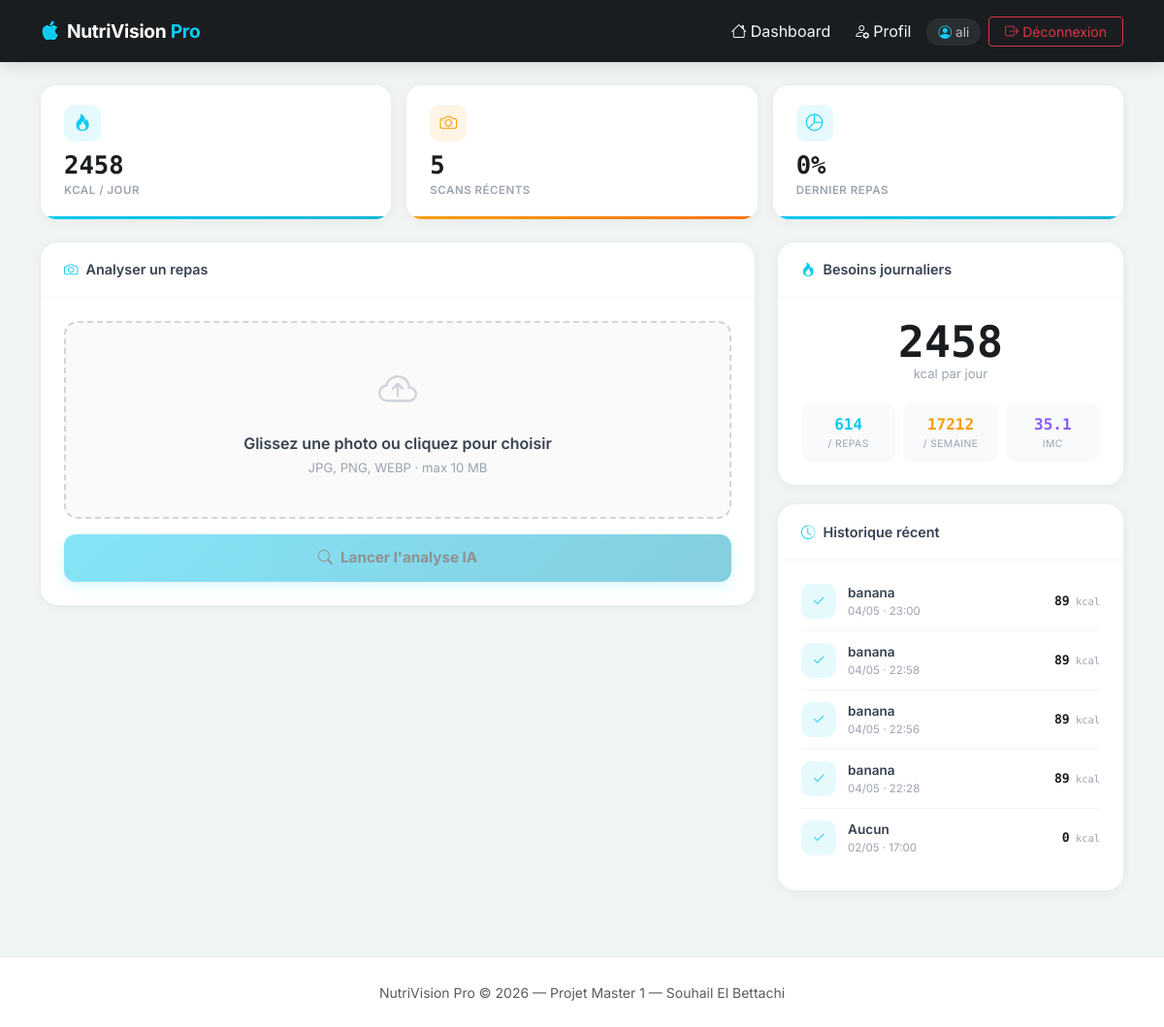
Screenshot of / (signed in) with the database file from the repository.
### app/models.py (models this page shows, shortened)
class User(UserMixin, db.Model):
    id = db.Column(db.Integer, primary_key=True)
    username = db.Column(db.String(80), unique=True, nullable=False)
    password_hash = db.Column(db.String(256), nullable=False)
    age = db.Column(db.Integer)
    poids = db.Column(db.Float)
    taille = db.Column(db.Float)
    sexe = db.Column(db.String(10))
    maladies = db.Column(db.Text, default="")
    allergies = db.Column(db.Text, default="")
    scans = db.relationship('Scan', backref='owner', lazy='select', cascade="all, delete-orphan")
    def get_besoins_caloriques(self):
        if not self.poids or not self.taille or not self.age:
            return 2200
        if self.sexe == 'H':
            return (13.397 * self.poids) + (4.799 * self.taille) - (5.677 * self.age) + 88.362
        return (9.247 * self.poids) + (3.098 * self.taille) - (4.330 * self.age) + 447.593
    def profile_complete(self):
        return all([self.age, self.poids, self.taille, self.sexe])

class Scan(db.Model):
    id = db.Column(db.Integer, primary_key=True)
    image_url = db.Column(db.String(200))
    food_list = db.Column(db.Text)
    total_calories = db.Column(db.Float, default=0.0)
    timestamp = db.Column(db.DateTime, default=datetime.utcnow, index=True)
    user_id = db.Column(db.Integer, db.ForeignKey('user.id'), nullable=False)
    alerts = db.Column(db.Text)
    def get_alerts_list(self):
        if not self.alerts:
            return []
        return self.alerts.split('|')

### app/routes.py (the view, shortened to what this page needs)
@bp.route('/', methods=['GET', 'POST'])
@login_required
def index():
    results         = []
    alerts          = []
    comparison      = {}
    recommendations = []
    image_url       = None
    total_calories  = 0
    history = (
        Scan.query
        .filter_by(user_id=current_user.id)
        .order_by(Scan.timestamp.desc())
        .limit(5)
        .all()
    )
    return render_template(
        "index.html",
        results         = results,
        alerts          = alerts,
        comparison      = comparison,
        recommendations = recommendations,
        history         = history,
        image_url       = image_url,
        total_calories  = total_calories,
    )

### app/templates/index.html (shortened to what this page needs)
{% extends "base.html" %}
{% block content %}
{% set bmr      = current_user.get_besoins_caloriques() %}
{% set meal_pct = ((total_calories / bmr * 100) | round(1)) if total_calories else 0 %}
<div class="stat-grid">
  <div class="stat-card teal" style="animation-delay:.05s">
    <div class="sc-icon"><i class="bi bi-fire"></i></div>
    <div class="sc-value">{{ bmr | int }}</div>
    <div class="sc-label">kcal / jour</div>
  </div>
  <div class="stat-card amber" style="animation-delay:.1s">
    <div class="sc-icon"><i class="bi bi-camera"></i></div>
    <div class="sc-value">{{ history | length }}</div>
    <div class="sc-label">Scans récents</div>
  </div>
  <div class="stat-card {{ 'rose' if meal_pct > 50 else 'teal' }}" style="animation-delay:.15s">
    <div class="sc-icon"><i class="bi bi-pie-chart"></i></div>
    <div class="sc-value">{{ meal_pct | int }}%</div>
    <div class="sc-label">Dernier repas</div>
  </div>
</div>
<div class="row g-4">
  <div class="col-lg-8">
    <div class="dash-card" style="animation-delay:.1s">
      <div class="dash-card-header"><i class="bi bi-camera text-info"></i> Analyser un repas</div>
      <div class="dash-card-body">
        <form id="upload-form" method="POST" action="{{ url_for('main.index') }}" enctype="multipart/form-data">
          <div class="upload-zone" id="upload-zone">
            <div class="uz-icon"><i class="bi bi-cloud-arrow-up"></i></div>
            <div class="uz-title">Glissez une photo ou cliquez pour choisir</div>
            <div class="uz-sub">JPG, PNG, WEBP · max 10 MB</div>
          </div>
          <button type="submit" class="btn btn-analyze mt-3" id="btn-analyze" disabled>
            <i class="bi bi-search me-2"></i>Lancer l'analyse IA
          </button>
        </form>
      </div>
    </div>
  </div>
  <div class="col-lg-4">
    <div class="dash-card" style="animation-delay:.2s">
      <div class="dash-card-header"><i class="bi bi-fire text-info"></i> Besoins journaliers</div>
      <div class="dash-card-body text-center">
        <div style="font-size:2.8rem;font-weight:800;color:#1a1d20;font-family:'DM Mono',monospace;line-height:1">
          {{ bmr|int }}
        </div>
        <div style="font-size:.82rem;color:#9ca3af;margin-bottom:1.25rem">kcal par jour</div>
        <div class="row g-2">
          <div class="col-4">
            <div style="background:#f8fafc;border-radius:10px;padding:.65rem .3rem">
              <div style="font-size:1rem;font-weight:700;font-family:'DM Mono',monospace;color:#0dcaf0">
                {{ (bmr/4)|int }}
              </div>
              <div style="font-size:.65rem;color:#9ca3af;text-transform:uppercase;letter-spacing:.4px">/ repas</div>
            </div>
          </div>
          <div class="col-4">
            <div style="background:#f8fafc;border-radius:10px;padding:.65rem .3rem">
              <div style="font-size:1rem;font-weight:700;font-family:'DM Mono',monospace;color:#f59e0b">
                {{ (bmr*7)|int }}
              </div>
              <div style="font-size:.65rem;color:#9ca3af;text-transform:uppercase;letter-spacing:.4px">/ semaine</div>
            </div>
          </div>
          <div class="col-4">
            <div style="background:#f8fafc;border-radius:10px;padding:.65rem .3rem">
              {% if current_user.poids and current_user.taille %}
              <div style="font-size:1rem;font-weight:700;font-family:'DM Mono',monospace;color:#8b5cf6">
                {{ (current_user.poids / ((current_user.taille / 100) ** 2)) | round(1) }}
              </div>
              {% else %}
              <div style="font-size:1rem;font-weight:700;color:#d1d5db">—</div>
              {% endif %}
              <div style="font-size:.65rem;color:#9ca3af;text-transform:uppercase;letter-spacing:.4px">IMC</div>
            </div>
          </div>
        </div>
      </div>
    </div>
    <div class="dash-card" style="animation-delay:.25s">
      <div class="dash-card-header"><i class="bi bi-clock-history text-info"></i> Historique récent</div>
      <div class="dash-card-body" style="padding-top:.75rem">
        {% if history %}
          {% for scan in history %}
          {% set has_alerts = scan.get_alerts_list()|length > 0 %}
          <div class="history-item">
            <div class="history-dot {{ 'warn' if has_alerts else '' }}">
              <i class="bi {{ 'bi-exclamation-triangle-fill' if has_alerts else 'bi-check2' }}"></i>
            </div>
            <div style="flex:1;overflow:hidden">
              <div class="history-food" title="{{ scan.food_list }}">{{ scan.food_list }}</div>
              <div class="history-time">{{ scan.timestamp.strftime('%d/%m · %H:%M') }}</div>
            </div>
            <div class="history-kcal">
              {{ scan.total_calories|int }}<span style="font-size:.65rem;font-weight:400;color:#9ca3af"> kcal</span>
            </div>
          </div>
          {% endfor %}
        {% endif %}
      </div>
    </div>
  </div>
</div>
{% endblock %}

### app/templates/base.html (shortened to what this page needs)
<!DOCTYPE html>
<html lang="fr">
<head>
    <link href="https://cdn.jsdelivr.net/npm/bootstrap@5.3.0/dist/css/bootstrap.min.css" rel="stylesheet">
    <link rel="stylesheet" href="https://cdn.jsdelivr.net/npm/bootstrap-icons@1.11.0/font/bootstrap-icons.css">
    <link rel="stylesheet" href="{{ url_for('static', filename='style.css') }}">
</head>
<body>
<nav class="navbar navbar-expand-lg navbar-dark mb-4">
    <div class="container">
        <a class="navbar-brand fw-bold" href="{{ url_for('main.index') }}">
            <i class="bi bi-apple text-info me-2"></i>NutriVision <span class="text-info">Pro</span>
        </a>
        <div class="collapse navbar-collapse" id="navbarNav">
            <ul class="navbar-nav ms-auto align-items-center gap-2">
                {% if current_user.is_authenticated %}
                    <li class="nav-item">
                        <a class="nav-link text-light" href="{{ url_for('main.index') }}">
                            <i class="bi bi-house me-1"></i>Dashboard
                        </a>
                    </li>
                    <li class="nav-item">
                        <a class="nav-link text-light" href="{{ url_for('main.profile') }}">
                            <i class="bi bi-person-gear me-1"></i>Profil
                        </a>
                    </li>
                    <li class="nav-item">
                        <span class="nav-username">
                            <i class="bi bi-person-circle text-info me-1"></i>{{ current_user.username }}
                        </span>
                    </li>
                    <li class="nav-item">
                        <a class="btn btn-outline-danger btn-sm px-3" href="{{ url_for('main.logout') }}">
                            <i class="bi bi-box-arrow-right me-1"></i>Déconnexion
                        </a>
                    </li>
                {% else %}
                    <li class="nav-item">
                        <a class="btn btn-outline-light btn-sm px-3" href="{{ url_for('main.login') }}">
                            <i class="bi bi-box-arrow-in-right me-1"></i>Connexion
                        </a>
                    </li>
                {% endif %}
            </ul>
        </div>
    </div>
</nav>
<div class="container mb-5">
    {% block content %}{% endblock %}
</div>
<footer class="text-center py-4 text-muted border-top bg-white">
    <div class="container">
        <small>NutriVision Pro &copy; 2026 &mdash; Projet Master 1 &mdash; Souhail El Bettachi </small>
    </div>
</footer>
</body>
</html>

### app/static/style.css (style rules this page uses)
:root { --primary: #0dcaf0; --dark-bg: #1a1d20; --card-radius: 16px; }
body { background-color: #f0f4f3; font-family: 'Inter', sans-serif; min-height: 100vh; display: flex; flex-direction: column; }
footer { margin-top: auto; }
.navbar { background: var(--dark-bg); box-shadow: 0 2px 16px rgba(0,0,0,0.15); padding: 0.75rem 0; }
.navbar-brand { font-size: 1.2rem; letter-spacing: -0.3px; }
.nav-username { font-size: 0.85rem; color: rgba(255,255,255,0.7); padding: 0.4rem 0.75rem; border-radius: 20px; background: rgba(255,255,255,0.07); }
.stat-grid { display: grid; grid-template-columns: repeat(3, 1fr); gap: 1rem; margin-bottom: 1.5rem; }
.stat-card { background: #fff; border-radius: 16px; padding: 1.25rem 1.5rem; box-shadow: 0 2px 12px rgba(0,0,0,0.05); position: relative; overflow: hidden; animation: fadeUp 0.4s ease both; }
.stat-card::after { content: ''; position: absolute; bottom: 0; left: 0; right: 0; height: 3px; }
.stat-card.teal::after { background: linear-gradient(90deg, #0dcaf0, #06b6d4); }
.stat-card.amber::after { background: linear-gradient(90deg, #f59e0b, #f97316); }
.stat-card .sc-icon { width: 38px; height: 38px; border-radius: 10px; display: flex; align-items: center; justify-content: center; font-size: 1.1rem; margin-bottom: .75rem; }
.stat-card.teal .sc-icon { background: rgba(13,202,240,.1); color: #0dcaf0; }
.stat-card.amber .sc-icon { background: rgba(245,158,11,.1); color: #f59e0b; }
.stat-card .sc-value { font-size: 1.6rem; font-weight: 700; color: #1a1d20; font-family: 'DM Mono', monospace; line-height: 1; }
.stat-card .sc-label { font-size: .72rem; font-weight: 600; color: #9ca3af; text-transform: uppercase; letter-spacing: .5px; margin-top: .3rem; }
.dash-card { background: #fff; border-radius: 18px; box-shadow: 0 2px 12px rgba(0,0,0,.05); margin-bottom: 1.25rem; overflow: hidden; animation: fadeUp .4s ease both; }
.dash-card-header { padding: 1.1rem 1.5rem; border-bottom: 1px solid #f3f4f6; display: flex; align-items: center; gap: .5rem; font-weight: 600; font-size: .9rem; color: #374151; }
.dash-card-body { padding: 1.5rem; }
.upload-zone { border: 2px dashed #d1d5db; border-radius: 14px; padding: 2.5rem 1.5rem; text-align: center; cursor: pointer; transition: all .25s; background: #fafafa; position: relative; }
.upload-zone .uz-icon { font-size: 2.5rem; color: #d1d5db; transition: color .2s; margin-bottom: .75rem; }
.upload-zone .uz-title { font-weight: 600; color: #374151; margin-bottom: .25rem; }
.upload-zone .uz-sub { font-size: .82rem; color: #9ca3af; }
.btn-analyze { background: linear-gradient(135deg, #0dcaf0, #0a9ec0); border: none; border-radius: 12px; color: #fff; font-weight: 700; font-size: .95rem; padding: .8rem 2rem; transition: all .2s; box-shadow: 0 4px 14px rgba(13,202,240,.3); width: 100%; }
.btn-analyze:disabled { opacity: .5; transform: none; cursor: not-allowed; }
.history-item { display: flex; align-items: center; gap: .75rem; padding: .7rem 0; border-bottom: 1px solid #f3f4f6; }
.history-item:last-child { border-bottom: none; }
.history-dot { width: 36px; height: 36px; border-radius: 10px; flex-shrink: 0; background: rgba(13,202,240,.1); color: #0dcaf0; display: flex; align-items: center; justify-content: center; font-size: .9rem; }
.history-food { font-size: .85rem; font-weight: 600; color: #374151; white-space: nowrap; overflow: hidden; text-overflow: ellipsis; max-width: 150px; }
.history-time { font-size: .72rem; color: #9ca3af; }
.history-kcal { font-family: 'DM Mono', monospace; font-size: .82rem; font-weight: 700; color: #1a1d20; margin-left: auto; white-space: nowrap; }

### rows the page displays
User: username "ali", poids+taille "35.1"
Scan: food_list "banana", timestamp "04/05 · 23:00", total_calories "89"
Scan: food_list "banana", timestamp "04/05 · 22:58", total_calories "89"
Scan: food_list "banana", timestamp "04/05 · 22:56", total_calories "89"
Scan: food_list "banana", timestamp "04/05 · 22:28", total_calories "89"
Scan: food_list "Aucun", timestamp "02/05 · 17:00", total_calories "0"

### other values shown
{{ bmr | int }} "2458"
{{ history | length }} "5"
{{ meal_pct | int }} "0"
{{ bmr|int }} "2458"
{{ (bmr/4)|int }} "614"
{{ (bmr*7)|int }} "17212"
